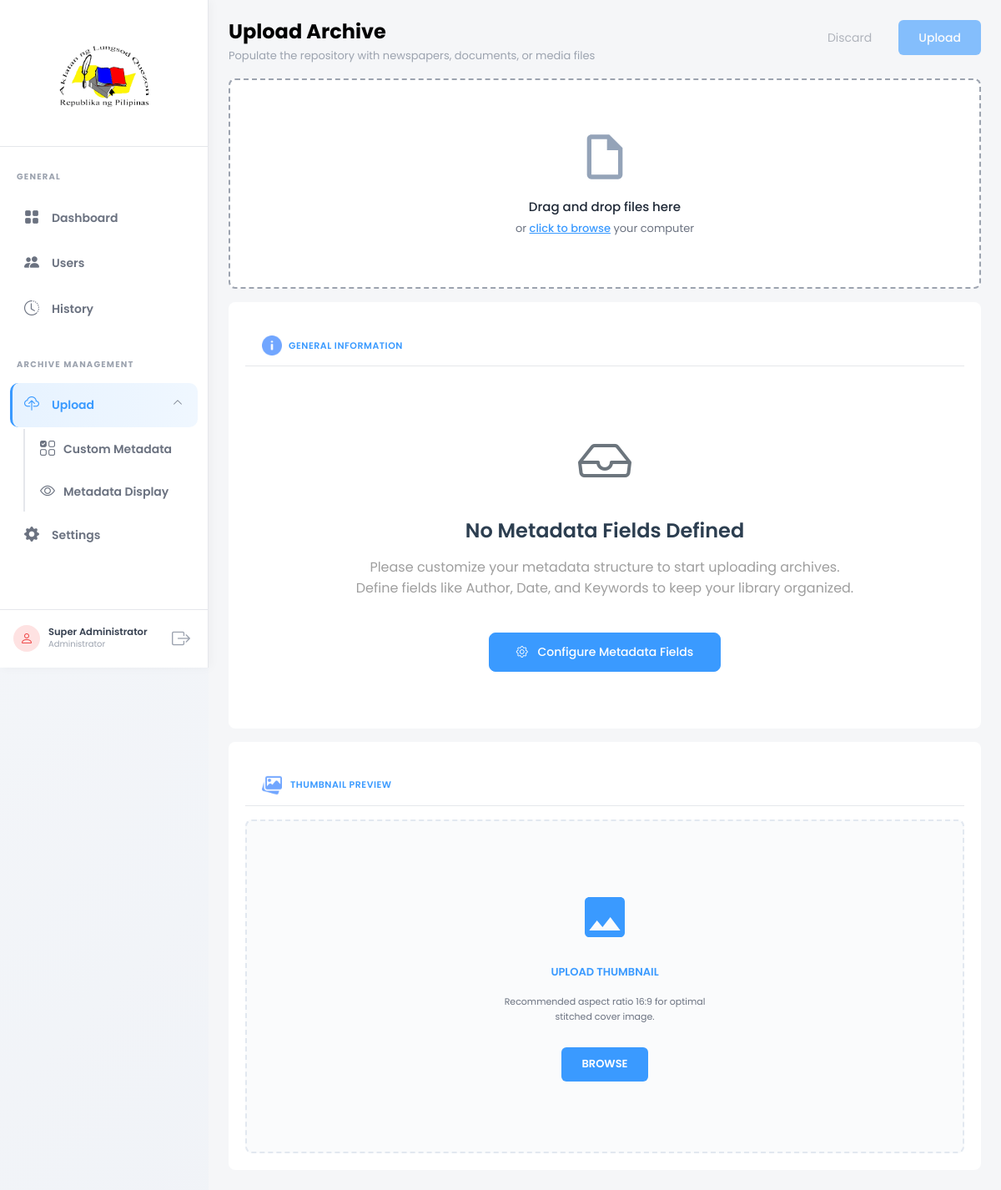
Page /admin_pages/upload.php (signed in) on the earlier database version.
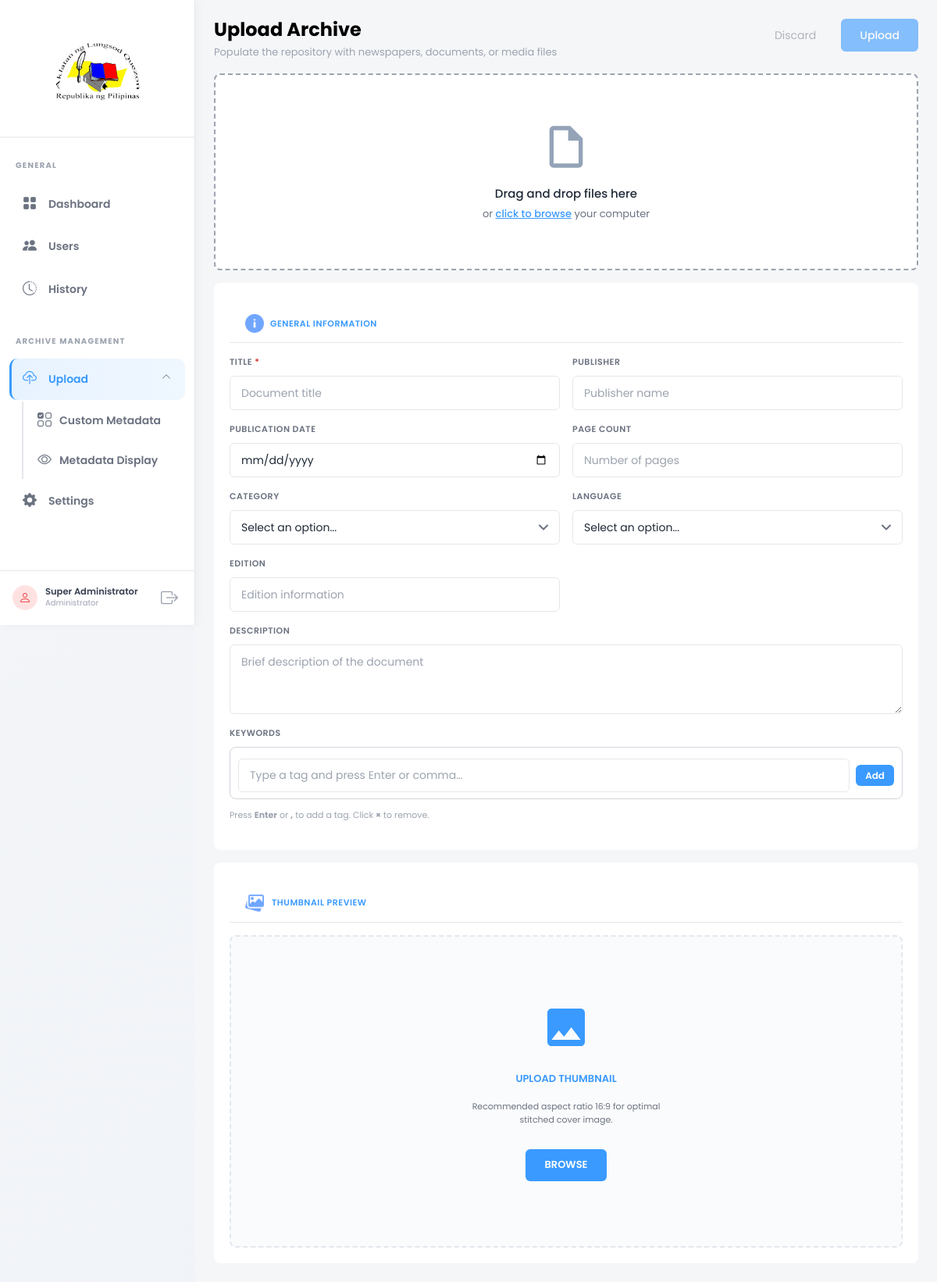
Same page on the later database version.
### tables this page shows
CREATE TABLE IF NOT EXISTS users (
    id INT PRIMARY KEY AUTO_INCREMENT,
    username VARCHAR(50) UNIQUE NOT NULL,
    password VARCHAR(255) NOT NULL,
    full_name VARCHAR(100) NOT NULL,
    email VARCHAR(100) UNIQUE NOT NULL,
    profile_photo VARCHAR(255) DEFAULT NULL,
    role ENUM('super_admin', 'admin') DEFAULT 'admin',
    status ENUM('active', 'inactive') DEFAULT 'active',
    last_login DATETIME DEFAULT NULL,
    deleted_by INT DEFAULT NULL,
    deleted_at DATETIME DEFAULT NULL,
    created_at DATETIME DEFAULT CURRENT_TIMESTAMP,
    updated_at DATETIME DEFAULT CURRENT_TIMESTAMP ON UPDATE CURRENT_TIMESTAMP
);

CREATE TABLE IF NOT EXISTS form_fields (
    id INT PRIMARY KEY AUTO_INCREMENT,
    form_id INT NOT NULL COMMENT 'References form_templates.id',
    field_label VARCHAR(255) NOT NULL COMMENT 'Display label shown to users',
    field_type ENUM('text', 'textarea', 'number', 'date', 'select', 'checkbox', 'radio', 'tags') NOT NULL,
    field_options TEXT DEFAULT NULL COMMENT 'JSON array for select/checkbox/radio options',
    is_required TINYINT(1) DEFAULT 0 COMMENT '1 = required field, 0 = optional',
    display_order INT DEFAULT 0 COMMENT 'Sort order for display on forms',
    help_text TEXT DEFAULT NULL COMMENT 'Optional help text displayed near field',
    created_at DATETIME DEFAULT CURRENT_TIMESTAMP,
    updated_at DATETIME DEFAULT CURRENT_TIMESTAMP ON UPDATE CURRENT_TIMESTAMP,
    FOREIGN KEY (form_id) REFERENCES form_templates(id) ON DELETE CASCADE,
    INDEX idx_form_order (form_id, display_order)
);

### admin_pages/upload.php (called while the page is built, shortened)
<?php
require_once __DIR__ . '/../backend/core/auth.php';
require_once __DIR__ . '/../backend/core/functions.php';
$formFields = [];
$customFields = [];
try {
    $stmt = $pdo->query("SELECT * FROM form_templates WHERE is_active = 1");
    $activeForm = $stmt->fetch();
    if ($activeForm) {
        $stmt = $pdo->prepare("
            SELECT * FROM form_fields
            WHERE form_id = ?
            ORDER BY display_order ASC
        ");
        $stmt->execute([$activeForm['id']]);
        $formFields = $stmt->fetchAll();
    }
} catch (PDOException $e) {
    $activeForm = null;
    $formFields = [];
}
if (empty($formFields)) {
    $stmt = $pdo->query("
        SELECT * FROM custom_metadata_fields
        WHERE is_enabled = 1
        ORDER BY display_order ASC
    ");
    $customFields = $stmt->fetchAll();
}
$editMode = isset($_GET['edit']) && intval($_GET['edit']) > 0;
$customMetadataValues = [];
include __DIR__ . '/../views/upload.php';

### backend/core/functions.php (called while the page is built, shortened)
<?php
function isLoggedIn()
{
    return isset($_SESSION['user_id']) && !empty($_SESSION['user_id']);
}
function getCurrentUser()
{
    global $pdo;
    $stmt = $pdo->prepare("SELECT * FROM users WHERE id = ?");
    $stmt->execute([$_SESSION['user_id']]);
    return $stmt->fetch();
}
function getSetting($key, $default = null)
{
    global $pdo;
    $stmt = $pdo->prepare("SELECT value FROM settings WHERE key_name = ?");
    $stmt->execute([$key]);
    $result = $stmt->fetch();
    return $result ? $result['value'] : $default;
}

### backend/core/auth.php (called while the page is built, shortened)
<?php
require_once __DIR__ . '/functions.php';
$currentUser = getCurrentUser();

### views/upload.php (the view, shortened to what the rows shown need)
<!DOCTYPE html>
<html lang="en">
<head>
    <link href="https://cdn.jsdelivr.net/npm/bootstrap@5.3.2/dist/css/bootstrap.min.css" rel="stylesheet">
    <link href="https://cdn.jsdelivr.net/npm/bootstrap-icons@1.11.1/font/bootstrap-icons.css" rel="stylesheet">
    <link href="<?= APP_URL ?>/assets/css/style.css" rel="stylesheet">
    <link href="<?= APP_URL ?>/assets/css/dark-mode.css" rel="stylesheet">
    <link href="<?= APP_URL ?>/assets/css/admin_pages/upload.css?v=<?= time() ?>" rel="stylesheet">
</head>
<body class="<?= getSetting('dark_mode') === '1' ? 'dark-mode' : '' ?>">
    <?php include __DIR__ . '/layouts/sidebar.php'; ?>
    <main class="main-content">
        <div class="page-header">
            <div>
                <h1><?= $editMode ? 'Edit Archive' : 'Upload Archive' ?></h1>
            </div>
        </div>
        <div class="content-grid">
            <div class="form-section">
                <form id="uploadForm" action="<?= APP_URL ?>/admin_pages/upload.php" method="POST" enctype="multipart/form-data">
                    <div class="info-card">
                        <?php if (empty($formFields) && empty($customFields)): ?>
                        <div class="empty-state-container text-center py-5">
                            <div class="empty-state-icon mb-3">
                                <i class="bi bi-inbox" style="font-size: 4rem; color: #6c757d;"></i>
                            </div>
                            <h3 class="empty-state-title">No Metadata Fields Defined</h3>
                            <p class="empty-state-description text-muted">
                                Please customize your metadata structure to start uploading archives.<br>
                                Define fields like Author, Date, and Keywords to keep your library organized.
                            </p>
                            <a href="<?= APP_URL ?>/admin_pages/form-library.php" class="btn btn-primary mt-3">
                                <i class="bi bi-gear"></i> Configure Metadata Fields
                            </a>
                        </div>
                        <?php else: ?>
                        <?php if (!empty($formFields)): ?>
                        <?php
                        $fieldIndex = 0;
                        $totalFields = count($formFields);
                        while ($fieldIndex < $totalFields):
                            $field = $formFields[$fieldIndex];
                            $fieldName = 'field_' . $field['id'];
                            $fieldValue = $customMetadataValues[$field['id']] ?? '';
                            $required = $field['is_required'] ? 'required' : '';
                            $requiredAttr = $field['is_required'] ? 'data-required="true"' : '';
                            $isFullWidth = in_array($field['field_type'], ['textarea', 'checkbox', 'radio', 'tags']);
                            if ($isFullWidth):
                        ?>
                        <div class="form-group-full">
                            <label>
                                <?= strtoupper(htmlspecialchars($field['field_label'])) ?>
                            </label>
                            <?php if ($field['field_type'] === 'textarea'): ?>
                                <textarea class="custom-field"
                                          id="<?= $fieldName ?>"
                                          name="<?= $fieldName ?>"
                                          rows="3" placeholder="<?= htmlspecialchars($field['help_text'] ?? '') ?>"
                                          <?= $required ?>
                                          <?= $requiredAttr ?>><?= htmlspecialchars($fieldValue) ?></textarea>
                            <?php elseif ($field['field_type'] === 'tags'): ?>
                                <div class="tags-field-wrapper">
                                    <div class="tags-input-row">
                                        <input type="text"
                                               id="<?= $fieldName ?>_input"
                                               class="tags-text-input"
                                               placeholder="Type a tag and press Enter or comma…"
                                               onkeydown="handleTagKeydown(event,'<?= $fieldName ?>')"
                                               onclick="event.stopPropagation()"
                                               autocomplete="off">
                                        <button type="button" class="tags-add-btn" onclick="event.stopPropagation();addTagFromInput('<?= $fieldName ?>')">Add</button>
                                    </div>
                                </div>
                                <div class="tags-hint">Press <strong>Enter</strong> or <strong>,</strong> to add a tag. Click <strong>×</strong> to remove.</div>
                            <?php endif; ?>
                        </div>
                        <?php
                                $fieldIndex++;
                            else:
                                $nextField = null;
                                $nextFieldName = '';
                                $nextFieldValue = '';
                                $nextRequired = '';
                                $nextRequiredAttr = '';
                                if ($fieldIndex + 1 < $totalFields) {
                                    $nextField = $formFields[$fieldIndex + 1];
                                    if (!in_array($nextField['field_type'], ['textarea', 'checkbox', 'radio', 'tags'])) {
                                        $nextFieldName = 'field_' . $nextField['id'];
                                        $nextFieldValue = $customMetadataValues[$nextField['id']] ?? '';
                                        $nextRequired = $nextField['is_required'] ? 'required' : '';
                                        $nextRequiredAttr = $nextField['is_required'] ? 'data-required="true"' : '';
                                    } else {
                                        $nextField = null;
                                    }
                                }
                        ?>
                        <div class="form-row-2col">
                            <div class="form-group">
                                <label>
                                    <?= strtoupper(htmlspecialchars($field['field_label'])) ?>
                                    <?php if ($field['is_required']): ?>
                                        <span class="text-danger">*</span>
                                    <?php endif; ?>
                                </label>
                                <?php if ($field['field_type'] === 'text'): ?>
                                    <input type="text"
                                           class="custom-field"
                                           id="<?= $fieldName ?>"
                                           name="<?= $fieldName ?>"
                                           value="<?= htmlspecialchars($fieldValue) ?>"
                                           placeholder="<?= htmlspecialchars($field['help_text'] ?? '') ?>"
                                           <?= $required ?>
                                           <?= $requiredAttr ?>>
                                <?php elseif ($field['field_type'] === 'date'): ?>
                                    <input type="date"
                                           class="custom-field"
                                           id="<?= $fieldName ?>"
                                           name="<?= $fieldName ?>"
                                           value="<?= htmlspecialchars($fieldValue) ?>"
                                           <?= $required ?>
                                           <?= $requiredAttr ?>>
                                <?php elseif ($field['field_type'] === 'select'):
                                ?>
                                    <select class="custom-field"
                                            id="<?= $fieldName ?>"
                                            name="<?= $fieldName ?>"
                                            <?= $required ?>
                                            <?= $requiredAttr ?>>
                                        <option value="">Select an option...</option>
                                    </select>
                                <?php endif; ?>
                            </div>
                            <?php if ($nextField): ?>
                            <div class="form-group">
                                <label>
                                    <?= strtoupper(htmlspecialchars($nextField['field_label'])) ?>
                                </label>
                                <?php if ($nextField['field_type'] === 'text'): ?>
                                    <input type="text"
                                           class="custom-field"
                                           id="<?= $nextFieldName ?>"
                                           name="<?= $nextFieldName ?>"
                                           value="<?= htmlspecialchars($nextFieldValue) ?>"
                                           placeholder="<?= htmlspecialchars($nextField['help_text'] ?? '') ?>"
                                           <?= $nextRequired ?>
                                           <?= $nextRequiredAttr ?>>
                                <?php elseif ($nextField['field_type'] === 'number'): ?>
                                    <input type="number" step="any"
                                           class="custom-field"
                                           id="<?= $nextFieldName ?>"
                                           name="<?= $nextFieldName ?>"
                                           value="<?= htmlspecialchars($nextFieldValue) ?>"
                                           placeholder="<?= htmlspecialchars($nextField['help_text'] ?? '') ?>"
                                           <?= $nextRequired ?>
                                           <?= $nextRequiredAttr ?>>
                                <?php elseif ($nextField['field_type'] === 'select'):
                                ?>
                                    <select class="custom-field"
                                            id="<?= $nextFieldName ?>"
                                            name="<?= $nextFieldName ?>"
                                            <?= $nextRequired ?>
                                            <?= $nextRequiredAttr ?>>
                                        <option value="">Select an option...</option>
                                    </select>
                                <?php endif; ?>
                            </div>
                            <?php
                                $fieldIndex += 2;
                            else:
                                $fieldIndex++;
                            ?>
                            <div class="form-group"></div>
                            <?php endif; ?>
                        </div>
                        <?php
                            endif;
                        endwhile;
                        ?>
                        <?php endif; ?>
                        <?php endif; ?>
                    </div>
                </form>
            </div>
        </div>
    </main>
</body>
</html>

### views/layouts/sidebar.php (shortened to what the rows shown need)
<aside class="sidebar" id="sidebar">
    <div class="sidebar-footer">
        <div class="sidebar-user-info">
            <span class="sidebar-user-name"><?= htmlspecialchars($currentUser['full_name'] ?? 'User') ?></span>
            <span class="sidebar-user-role">Administrator</span>
        </div>
    </div>
</aside>

Differences in the rows shown:
added form_fields: field_label "TITLE"
added form_fields: field_label "PUBLISHER"
added form_fields: field_label "PAGE COUNT"
added form_fields: field_label "PUBLICATION DATE"
added form_fields: field_label "CATEGORY"
added form_fields: field_label "LANGUAGE"
added form_fields: field_label "EDITION"
added form_fields: field_label "DESCRIPTION", id+help_text+is_required "Brief description of the document"
added form_fields: field_label "KEYWORDS"
Other differences:
text no longer shown: "No Metadata Fields Defined Please customize your metadata structure to start uploading archives. Define fields like Author, Date, and Keywords to keep your library organized. Configure Metadata Fields"
